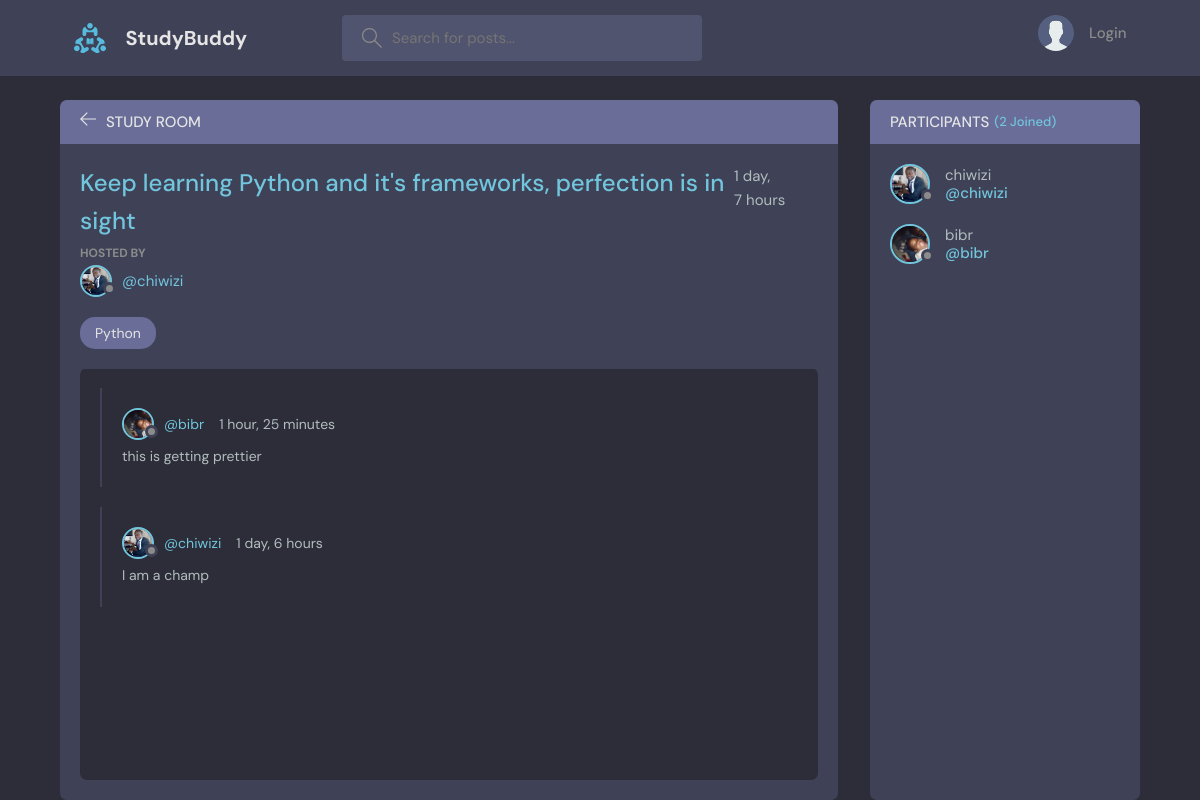
Page /room/2/ on the committed database.
### base/models.py (models this page shows, shortened)
class Room(models.Model):
    host = models.ForeignKey(User, on_delete=models.SET_NULL, null=True)
    topic = models.ForeignKey(Topic, on_delete=models.SET_NULL, null=True)
    name = models.CharField(max_length=200)
    description = models.TextField(null=True, blank=True)
    participants = models.ManyToManyField(User, related_name='participants', blank=True)
    updated = models.DateTimeField(auto_now=True)
    created = models.DateTimeField(auto_now_add=True)
    class Meta:
        ordering = ['-updated', '-created']

class User(AbstractUser):
    name = models.CharField(max_length=200, null=True)
    email = models.EmailField(unique=True, null=True)
    bio = models.TextField(null=True, blank=True)
    avatar = models.ImageField(default='avatar.svg', null=True)
    USERNAME_FIELD = 'email'
    REQUIRED_FIELDS = []

class Topic(models.Model):
    name = models.CharField(max_length=200)

class Message(models.Model):
    user = models.ForeignKey(User, on_delete=models.CASCADE, null=True)
    room = models.ForeignKey(Room, on_delete=models.CASCADE)
    body = models.TextField()
    updated = models.DateTimeField(auto_now=True)
    created = models.DateTimeField(auto_now_add=True)
    class Meta:
        ordering = ['-updated', '-created']

### base/views.py (the view, shortened to what this page needs)
# urls.py: path('room/<str:pk>/', views.room, name="room"),
def room(request, pk):
    room = Room.objects.get(id=pk)
    room_messages = room.message_set.all().order_by('-created')
    participants = room.participants.all()
    context = {'room':room, 'room_messages':room_messages, 'participants':participants}
    return render(request, 'base/room.html', context)

### base/templates/base/room.html (shortened to what this page needs)
{% extends 'main.html' %}
{% block content %}
<main class="profile-page layout layout--2">
  <div class="container">
    <div class="room">
      <div class="room__top">
        <div class="room__topLeft">
          <a href="{% url 'home' %}">
            <svg version="1.1" xmlns="http://www.w3.org/2000/svg" width="32" height="32" viewBox="0 0 32 32">
              <title>arrow-left</title>
              <path
                d="M13.723 2.286l-13.723 13.714 13.719 13.714 1.616-1.611-10.96-10.96h27.625v-2.286h-27.625l10.965-10.965-1.616-1.607z"
              ></path>
            </svg>
          </a>
          <h3>Study Room</h3>
        </div>
      </div>
      <div class="room__box scroll">
        <div class="room__header scroll">
          <div class="room__info">
            <h3>{{ room.name }}</h3>
            <span>{{ room.created | timesince }}</span>
          </div>
          <div class="room__hosted">
            <p>Hosted By</p>
            <a href="{% url 'user-profile' room.host.id %}" class="room__author">
              <div class="avatar avatar--small">
                <img src="{{ room.host.avatar.url }}" />
              </div>
              <span>@{{ room.host.username }}</span>
            </a>
          </div>
          <span class="room__topics">{{ room.topic.name }}</span>
        </div>
        <div class="room__conversation">
          <div class="threads scroll">
            {% for message in room_messages %}
            <div class="thread">
              <div class="thread__top">
                <div class="thread__author">
                  <a href="{% url 'user-profile' message.user.id %}" class="thread__authorInfo">
                    <div class="avatar avatar--small">
                      <img src="{{ message.user.avatar.url }}" />
                    </div>
                    <span>@{{ message.user.username }}</span>
                  </a>
                  <span class="thread__date">{{ message.created | timesince }}</span>
                </div>
              </div>
              <div class="thread__details">
                {{ message.body }}
              </div>
            </div>
            {% endfor %}
          </div>
        </div>
      </div>
    </div>
    <div class="participants">
      <h3 class="participants__top">Participants <span>({{ participants.count }} Joined)</span></h3>
      <div class="participants__list scroll">
        {% for user in participants %}
        <a href="{% url 'user-profile' user.id %}" class="participant">
          <div class="avatar avatar--medium">
            <img src="{{ user.avatar.url }}" />
          </div>
          <p>
            {{ user.username }}
            <span>@{{ user.username }}</span>
          </p>
        </a>
        {% endfor %}
      </div>
    </div>
  </div>
</main>
{% endblock %}

### rows in the picture
Room: name "Keep learning Python and it's frameworks, perfection is in sight", created "1 day, 7 hours", host.avatar (picture), host.username "chiwizi", topic.name "Python"
Message: user.avatar (picture), user.username "bibr", created "1 hour, 25 minutes", body "this is getting prettier"
Message: user.avatar (picture), user.username "chiwizi", created "1 day, 6 hours", body "I am a champ"
User: avatar (picture), username "chiwizi"
User: avatar (picture), username "bibr"

### other values in the picture
{{ participants.count }} "2"
